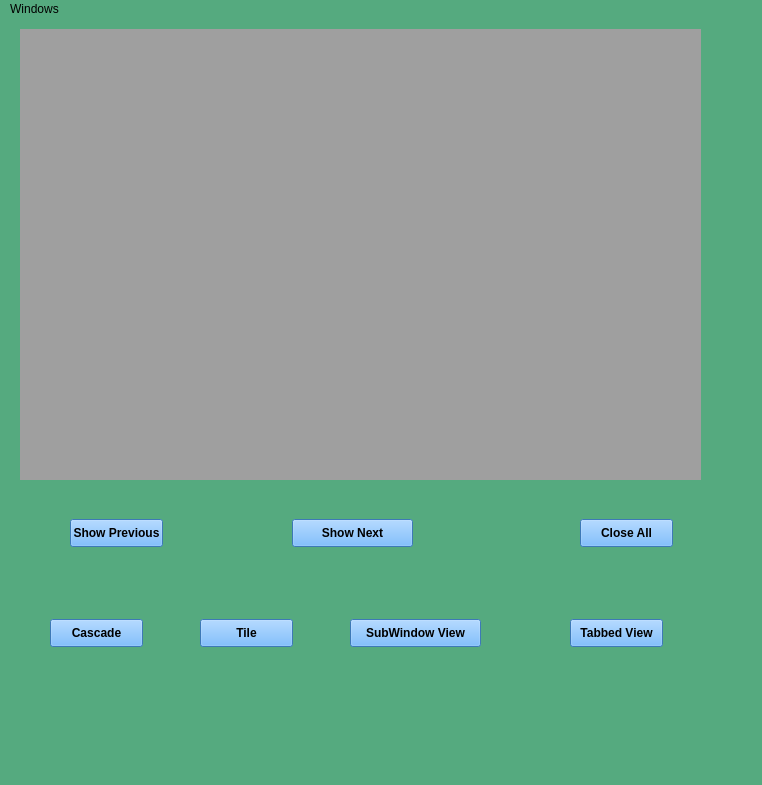
<?xml version="1.0" encoding="UTF-8"?>
<ui version="4.0">
 <class>MainWindow</class>
 <widget class="QMainWindow" name="MainWindow">
  <property name="geometry">
   <rect>
    <x>0</x>
    <y>0</y>
    <width>762</width>
    <height>785</height>
   </rect>
  </property>
  <property name="windowTitle">
   <string>MainWindow</string>
  </property>
  <property name="styleSheet">
   <string notr="true">background-color: rgb(85, 170, 127);</string>
  </property>
  <widget class="QWidget" name="centralwidget">
   <widget class="QMdiArea" name="mdiArea">
    <property name="geometry">
     <rect>
      <x>20</x>
      <y>10</y>
      <width>681</width>
      <height>451</height>
     </rect>
    </property>
    <property name="styleSheet">
     <string notr="true">background-color: rgb(255, 170, 0);</string>
    </property>
    <widget class="QWidget" name="subwindow1">
     <property name="windowTitle">
      <string>Subwindow1</string>
     </property>
     <widget class="QLabel" name="label">
      <property name="geometry">
       <rect>
        <x>70</x>
        <y>60</y>
        <width>211</width>
        <height>31</height>
       </rect>
      </property>
      <property name="font">
       <font>
        <family>Rockwell Extra Bold</family>
        <weight>75</weight>
        <bold>true</bold>
       </font>
      </property>
      <property name="text">
       <string>Enter your views here</string>
      </property>
     </widget>
     <widget class="QTextEdit" name="textEdit">
      <property name="geometry">
       <rect>
        <x>60</x>
        <y>130</y>
        <width>231</width>
        <height>201</height>
       </rect>
      </property>
      <property name="styleSheet">
       <string notr="true">background-color: rgb(255, 255, 127);</string>
      </property>
     </widget>
    </widget>
    <widget class="QWidget" name="subwindow2">
     <property name="windowTitle">
      <string>Subwindow2</string>
     </property>
     <widget class="QLabel" name="label_2">
      <property name="geometry">
       <rect>
        <x>80</x>
        <y>50</y>
        <width>231</width>
        <height>31</height>
       </rect>
      </property>
      <property name="font">
       <font>
        <family>Perpetua Titling MT</family>
        <weight>75</weight>
        <bold>true</bold>
       </font>
      </property>
      <property name="text">
       <string>Select Drink</string>
      </property>
     </widget>
     <widget class="QRadioButton" name="radioButton">
      <property name="geometry">
       <rect>
        <x>70</x>
        <y>120</y>
        <width>95</width>
        <height>20</height>
       </rect>
      </property>
      <property name="text">
       <string>Coke</string>
      </property>
     </widget>
     <widget class="QRadioButton" name="radioButton_2">
      <property name="geometry">
       <rect>
        <x>70</x>
        <y>150</y>
        <width>111</width>
        <height>20</height>
       </rect>
      </property>
      <property name="text">
       <string>Sprite</string>
      </property>
     </widget>
     <widget class="QRadioButton" name="radioButton_3">
      <property name="geometry">
       <rect>
        <x>70</x>
        <y>180</y>
        <width>131</width>
        <height>20</height>
       </rect>
      </property>
      <property name="text">
       <string>Chocolate Milkshake</string>
      </property>
     </widget>
    </widget>
   </widget>
   <widget class="QPushButton" name="showPreviousButton">
    <property name="geometry">
     <rect>
      <x>70</x>
      <y>500</y>
      <width>93</width>
      <height>28</height>
     </rect>
    </property>
    <property name="font">
     <font>
      <weight>75</weight>
      <bold>true</bold>
     </font>
    </property>
    <property name="styleSheet">
     <string notr="true">background-color: rgb(85, 170, 255);</string>
    </property>
    <property name="text">
     <string>Show Previous</string>
    </property>
   </widget>
   <widget class="QPushButton" name="showNextButton">
    <property name="geometry">
     <rect>
      <x>292</x>
      <y>500</y>
      <width>121</width>
      <height>28</height>
     </rect>
    </property>
    <property name="font">
     <font>
      <weight>75</weight>
      <bold>true</bold>
     </font>
    </property>
    <property name="styleSheet">
     <string notr="true">background-color: rgb(85, 170, 255);</string>
    </property>
    <property name="text">
     <string>Show Next</string>
    </property>
   </widget>
   <widget class="QPushButton" name="closeAllButton">
    <property name="geometry">
     <rect>
      <x>580</x>
      <y>500</y>
      <width>93</width>
      <height>28</height>
     </rect>
    </property>
    <property name="font">
     <font>
      <weight>75</weight>
      <bold>true</bold>
     </font>
    </property>
    <property name="styleSheet">
     <string notr="true">background-color: rgb(85, 170, 255);</string>
    </property>
    <property name="text">
     <string>Close All</string>
    </property>
   </widget>
   <widget class="QPushButton" name="cascadeButton">
    <property name="geometry">
     <rect>
      <x>50</x>
      <y>600</y>
      <width>93</width>
      <height>28</height>
     </rect>
    </property>
    <property name="font">
     <font>
      <weight>75</weight>
      <bold>true</bold>
     </font>
    </property>
    <property name="styleSheet">
     <string notr="true">background-color: rgb(85, 170, 255);</string>
    </property>
    <property name="text">
     <string>Cascade</string>
    </property>
   </widget>
   <widget class="QPushButton" name="tileButton">
    <property name="geometry">
     <rect>
      <x>200</x>
      <y>600</y>
      <width>93</width>
      <height>28</height>
     </rect>
    </property>
    <property name="font">
     <font>
      <weight>75</weight>
      <bold>true</bold>
     </font>
    </property>
    <property name="styleSheet">
     <string notr="true">background-color: rgb(85, 170, 255);</string>
    </property>
    <property name="text">
     <string>Tile</string>
    </property>
   </widget>
   <widget class="QPushButton" name="SubWindowButton">
    <property name="geometry">
     <rect>
      <x>350</x>
      <y>600</y>
      <width>131</width>
      <height>28</height>
     </rect>
    </property>
    <property name="font">
     <font>
      <weight>75</weight>
      <bold>true</bold>
     </font>
    </property>
    <property name="styleSheet">
     <string notr="true">background-color: rgb(85, 170, 255);</string>
    </property>
    <property name="text">
     <string>SubWindow View</string>
    </property>
   </widget>
   <widget class="QPushButton" name="TabbedViewButton">
    <property name="geometry">
     <rect>
      <x>570</x>
      <y>600</y>
      <width>93</width>
      <height>28</height>
     </rect>
    </property>
    <property name="font">
     <font>
      <weight>75</weight>
      <bold>true</bold>
     </font>
    </property>
    <property name="styleSheet">
     <string notr="true">background-color: rgb(85, 170, 255);</string>
    </property>
    <property name="text">
     <string>Tabbed View</string>
    </property>
   </widget>
  </widget>
  <widget class="QMenuBar" name="menubar">
   <property name="geometry">
    <rect>
     <x>0</x>
     <y>0</y>
     <width>762</width>
     <height>26</height>
    </rect>
   </property>
   <widget class="QMenu" name="menuWindows">
    <property name="title">
     <string>Windows</string>
    </property>
    <addaction name="actionFirst_Window"/>
    <addaction name="actionSecond_Window"/>
   </widget>
   <addaction name="menuWindows"/>
  </widget>
  <widget class="QStatusBar" name="statusbar"/>
  <action name="actionFirst_Window">
   <property name="text">
    <string>First Window</string>
   </property>
  </action>
  <action name="actionSecond_Window">
   <property name="text">
    <string>Second Window</string>
   </property>
  </action>
 </widget>
 <resources/>
 <connections/>
</ui>
